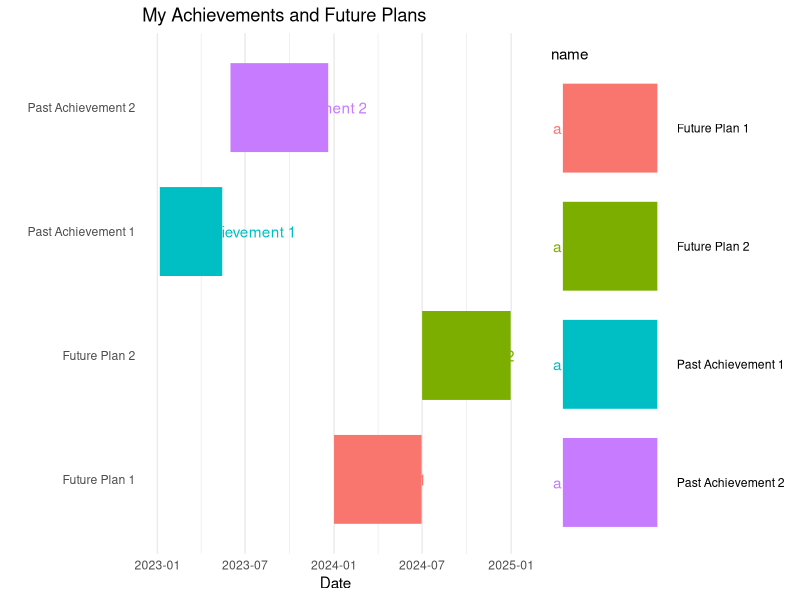

Write R code to recreate this figure.
## ---- chunk 1
library(ggplot2)
library(ggthemes)
data <- data.frame(
    name = c('Past Achievement 1', 'Past Achievement 2', 'Future Plan 1', 'Future Plan 2'),
    start = as.Date(c('2023-01-06', '2023-06-01', '2024-01-01', '2024-07-01')),
    end = as.Date(c('2023-05-15', '2023-12-20', '2024-06-30', '2024-12-31'))
)

# Create the Gantt chart
ggplot(data, aes(x=start, xend=end, y=name, yend=name, color = name)) + 
  geom_segment(linewidth=30) +
  labs(title='My Achievements and Future Plans', x='Date', y='') +
  theme_minimal() +
  theme(panel.grid.major.y = element_blank(),
        panel.grid.minor.y = element_blank()) +
  geom_text(aes(label=name), hjust=0, vjust=0.5)
